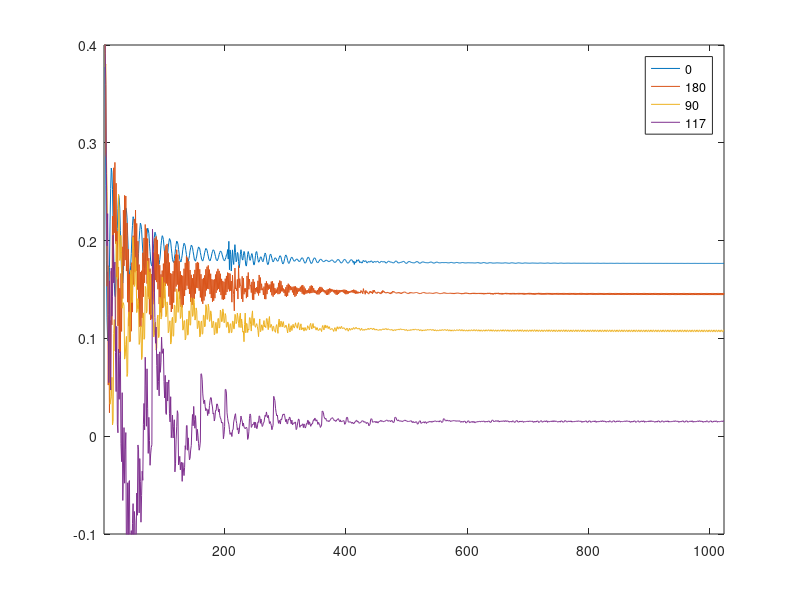

Source code (MATLAB):
% idea: starting with all M along z, simulate excitation and relaxations of a set of isochromats 
% distributed at frequencies 0-1/TR Hz
T1 = 200; % T1 in units of TR - e.g., if tap water has T1 = 5s, and TR = 25 ms
T2 = 0.5*T1;


nTRs = 1024; % number of TRs to simulate through

flip = 30; % flip angle % Zur fig 5 appears to have used about 60

nIso = 200; % # isochromats

frqs = linspace(0,1,nIso); % cycles per TR

Mz = ones(nIso,1);
Mxy = zeros(nIso,1);


alpha = cosd(flip/2);
beta = sind(flip/2);

phsInc = [0 180 90 117];% Zur Fig 5 values

MxySave = zeros(nTRs,length(phsInc));

flippingPattern = 'everyOther' % 'everyOther', 'random', 'noFlipping'
switch flippingPattern
    case 'everyOther'
        flipped = repmat([1;0],[nTRs/2 1]);
    case 'random'
        flipped = rand(128,nTRs/128) > 0.5;
        flipped = flipped(:); 
    case 'noFlipping'
        flipped = zeros(nTRs,1);
end
flippedPhs = pi;

for jj = 1:length(phsInc)
    
    %phsInc = 117*pi/180;
    Mz = ones(nIso,1);
    Mxy = zeros(nIso,1);
    totalPhs = 0;
    for ii = 1:nTRs
        
        % increment RF phase and apply RF
        totalPhs = (ii-1)*phsInc(jj) + totalPhs;
        %totalPhs = rand(1)*360;
        
        betaPhs = beta * exp(1i*(totalPhs*pi/180 + flippedPhs*flipped(mod(ii-1,length(flipped))+1)));
        Mxyt = Mxy * alpha^2 - conj(Mxy)*betaPhs^2 + 2*alpha*betaPhs*Mz;
        Mzt = -alpha*conj(betaPhs)*Mxy - alpha*betaPhs*conj(Mxy) + (abs(alpha)^2 - abs(betaPhs)^2)*Mz;
        Mxy = Mxyt;
        Mz = Mzt;
        
        % store total Mxy
        MxySave(ii,jj) = sum(Mxy)*exp(-1i*(totalPhs*pi/180 + flippedPhs*flipped(mod(ii-1,length(flipped))+1)));
        
        % apply relaxation
        Mxy = Mxy * exp(-1/T2);
        Mz = (1-exp(-1/T1)) + Mz * exp(-1/T1);
        
        % apply off-resonance phase shifts
        Mxy = Mxy.*exp(1i*2*pi*frqs');
        
        %clf;subplot(121);plot(real(Mxy));hold on;plot(imag(Mxy));plot(abs(Mxy));subplot(122);plot(Mz);pause
        
    end
    
end

figure;plot(real(MxySave)/nIso);
axis([1 1024 -0.1 0.4]);

%figure;plot(real(MxySave(end,:))/nIso);

legend('0','180','90','117');

